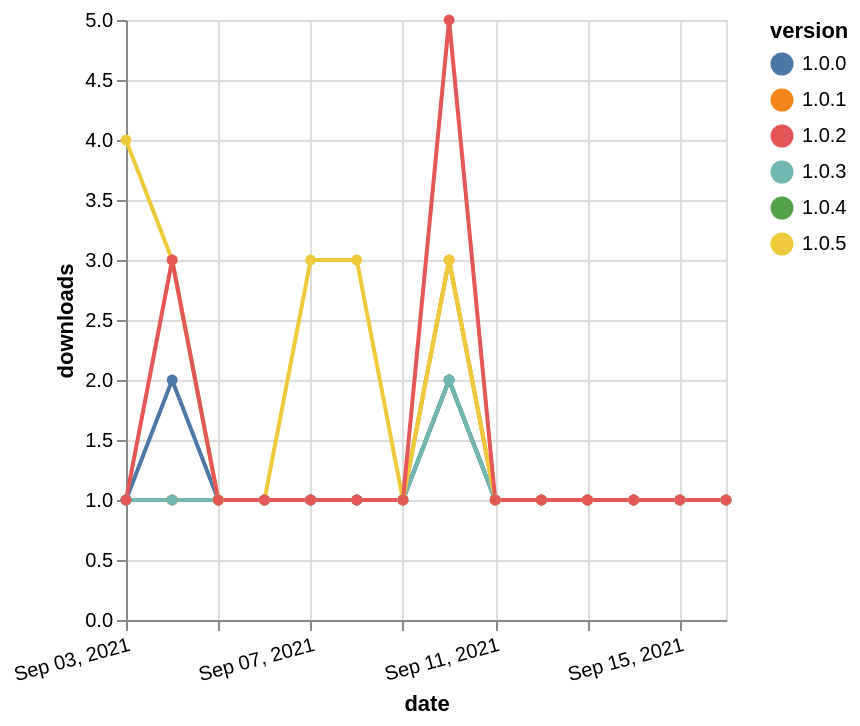

Vega-Lite specification for this chart:
### Vega-Lite specification from a JSON file in a GitHub repository (floating-point values rounded to 4 significant figures)
{"$schema": "https://vega.github.io/schema/vega-lite/v5.json", "description": "A simple bar chart with embedded data.", "data": {"values": [{"date": "2021-09-03", "total": 154, "delta": 1, "version": "1.0.4"}, {"date": "2021-09-04", "total": 155, "delta": 1, "version": "1.0.4"}, {"date": "2021-09-05", "total": 156, "delta": 1, "version": "1.0.4"}, {"date": "2021-09-06", "total": 157, "delta": 1, "version": "1.0.4"}, {"date": "2021-09-07", "total": 158, "delta": 1, "version": "1.0.4"}, {"date": "2021-09-08", "total": 159, "delta": 1, "version": "1.0.4"}, {"date": "2021-09-09", "total": 160, "delta": 1, "version": "1.0.4"}, {"date": "2021-09-10", "total": 162, "delta": 2, "version": "1.0.4"}, {"date": "2021-09-11", "total": 163, "delta": 1, "version": "1.0.4"}, {"date": "2021-09-12", "total": 164, "delta": 1, "version": "1.0.4"}, {"date": "2021-09-13", "total": 165, "delta": 1, "version": "1.0.4"}, {"date": "2021-09-14", "total": 166, "delta": 1, "version": "1.0.4"}, {"date": "2021-09-15", "total": 167, "delta": 1, "version": "1.0.4"}, {"date": "2021-09-16", "total": 168, "delta": 1, "version": "1.0.4"}, {"date": "2021-09-03", "total": 236, "delta": 1, "version": "1.0.1"}, {"date": "2021-09-04", "total": 237, "delta": 1, "version": "1.0.1"}, {"date": "2021-09-05", "total": 238, "delta": 1, "version": "1.0.1"}, {"date": "2021-09-06", "total": 239, "delta": 1, "version": "1.0.1"}, {"date": "2021-09-07", "total": 240, "delta": 1, "version": "1.0.1"}, {"date": "2021-09-08", "total": 241, "delta": 1, "version": "1.0.1"}, {"date": "2021-09-09", "total": 242, "delta": 1, "version": "1.0.1"}, {"date": "2021-09-10", "total": 245, "delta": 3, "version": "1.0.1"}, {"date": "2021-09-11", "total": 246, "delta": 1, "version": "1.0.1"}, {"date": "2021-09-12", "total": 247, "delta": 1, "version": "1.0.1"}, {"date": "2021-09-13", "total": 248, "delta": 1, "version": "1.0.1"}, {"date": "2021-09-14", "total": 249, "delta": 1, "version": "1.0.1"}, {"date": "2021-09-15", "total": 250, "delta": 1, "version": "1.0.1"}, {"date": "2021-09-16", "total": 251, "delta": 1, "version": "1.0.1"}, {"date": "2021-09-03", "total": 210, "delta": 1, "version": "1.0.0"}, {"date": "2021-09-04", "total": 212, "delta": 2, "version": "1.0.0"}, {"date": "2021-09-05", "total": 213, "delta": 1, "version": "1.0.0"}, {"date": "2021-09-06", "total": 214, "delta": 1, "version": "1.0.0"}, {"date": "2021-09-07", "total": 215, "delta": 1, "version": "1.0.0"}, {"date": "2021-09-08", "total": 216, "delta": 1, "version": "1.0.0"}, {"date": "2021-09-09", "total": 217, "delta": 1, "version": "1.0.0"}, {"date": "2021-09-10", "total": 219, "delta": 2, "version": "1.0.0"}, {"date": "2021-09-11", "total": 220, "delta": 1, "version": "1.0.0"}, {"date": "2021-09-12", "total": 221, "delta": 1, "version": "1.0.0"}, {"date": "2021-09-13", "total": 222, "delta": 1, "version": "1.0.0"}, {"date": "2021-09-14", "total": 223, "delta": 1, "version": "1.0.0"}, {"date": "2021-09-15", "total": 224, "delta": 1, "version": "1.0.0"}, {"date": "2021-09-16", "total": 225, "delta": 1, "version": "1.0.0"}, {"date": "2021-09-03", "total": 147, "delta": 1, "version": "1.0.3"}, {"date": "2021-09-04", "total": 148, "delta": 1, "version": "1.0.3"}, {"date": "2021-09-05", "total": 149, "delta": 1, "version": "1.0.3"}, {"date": "2021-09-06", "total": 150, "delta": 1, "version": "1.0.3"}, {"date": "2021-09-07", "total": 151, "delta": 1, "version": "1.0.3"}, {"date": "2021-09-08", "total": 152, "delta": 1, "version": "1.0.3"}, {"date": "2021-09-09", "total": 153, "delta": 1, "version": "1.0.3"}, {"date": "2021-09-10", "total": 155, "delta": 2, "version": "1.0.3"}, {"date": "2021-09-11", "total": 156, "delta": 1, "version": "1.0.3"}, {"date": "2021-09-12", "total": 157, "delta": 1, "version": "1.0.3"}, {"date": "2021-09-13", "total": 158, "delta": 1, "version": "1.0.3"}, {"date": "2021-09-14", "total": 159, "delta": 1, "version": "1.0.3"}, {"date": "2021-09-15", "total": 160, "delta": 1, "version": "1.0.3"}, {"date": "2021-09-16", "total": 161, "delta": 1, "version": "1.0.3"}, {"date": "2021-09-03", "total": 53, "delta": 4, "version": "1.0.5"}, {"date": "2021-09-04", "total": 56, "delta": 3, "version": "1.0.5"}, {"date": "2021-09-05", "total": 57, "delta": 1, "version": "1.0.5"}, {"date": "2021-09-06", "total": 58, "delta": 1, "version": "1.0.5"}, {"date": "2021-09-07", "total": 61, "delta": 3, "version": "1.0.5"}, {"date": "2021-09-08", "total": 64, "delta": 3, "version": "1.0.5"}, {"date": "2021-09-09", "total": 65, "delta": 1, "version": "1.0.5"}, {"date": "2021-09-10", "total": 68, "delta": 3, "version": "1.0.5"}, {"date": "2021-09-11", "total": 69, "delta": 1, "version": "1.0.5"}, {"date": "2021-09-12", "total": 70, "delta": 1, "version": "1.0.5"}, {"date": "2021-09-13", "total": 71, "delta": 1, "version": "1.0.5"}, {"date": "2021-09-14", "total": 72, "delta": 1, "version": "1.0.5"}, {"date": "2021-09-15", "total": 73, "delta": 1, "version": "1.0.5"}, {"date": "2021-09-16", "total": 74, "delta": 1, "version": "1.0.5"}, {"date": "2021-09-03", "total": 340, "delta": 1, "version": "1.0.2"}, {"date": "2021-09-04", "total": 343, "delta": 3, "version": "1.0.2"}, {"date": "2021-09-05", "total": 344, "delta": 1, "version": "1.0.2"}, {"date": "2021-09-06", "total": 345, "delta": 1, "version": "1.0.2"}, {"date": "2021-09-07", "total": 346, "delta": 1, "version": "1.0.2"}, {"date": "2021-09-08", "total": 347, "delta": 1, "version": "1.0.2"}, {"date": "2021-09-09", "total": 348, "delta": 1, "version": "1.0.2"}, {"date": "2021-09-10", "total": 353, "delta": 5, "version": "1.0.2"}, {"date": "2021-09-11", "total": 354, "delta": 1, "version": "1.0.2"}, {"date": "2021-09-12", "total": 355, "delta": 1, "version": "1.0.2"}, {"date": "2021-09-13", "total": 356, "delta": 1, "version": "1.0.2"}, {"date": "2021-09-14", "total": 357, "delta": 1, "version": "1.0.2"}, {"date": "2021-09-15", "total": 358, "delta": 1, "version": "1.0.2"}, {"date": "2021-09-16", "total": 359, "delta": 1, "version": "1.0.2"}]}, "width": "container", "mark": {"type": "line", "point": {"filled": true}}, "encoding": {"x": {"field": "date", "type": "temporal", "timeUnit": "yearmonthdate", "title": "date", "axis": {"labelAngle": -15}}, "y": {"field": "delta", "type": "quantitative", "title": "downloads"}, "color": {"field": "version", "type": "nominal"}, "tooltip": {"field": "delta"}}}
